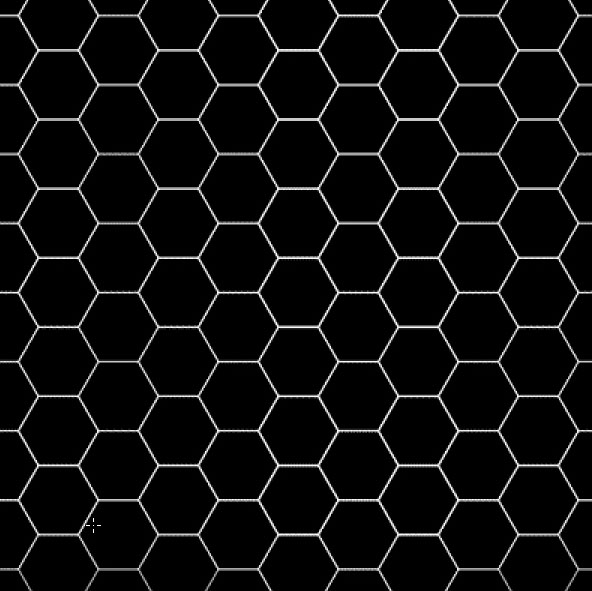
//> input picture Images/ape2.jpg, 592 x 591 px
$ ./harris   (built with g++ and OpenCV 4)
//> lines starting //> are read from the running program, lines starting //| are printed output that depends on the picture; after the words box and inside, x2 and y2 are one past the last pixel; in counts of white or black regions, pixels touching at a corner belong together
//> further down, src is the input picture: 591 rows x 592 cols, CV_8UC1; min 0, max 255, mean 13.7
#include <iostream>
#include <opencv2/opencv.hpp>

using namespace std;
using namespace cv;

Mat srcColor, g_x, g_y;

Mat BW(Mat src)
{
	Mat out = src.clone();

	for (int i = 0; i < src.rows; i++)
	{
		for (int j = 0; j < src.cols; j++)
		{
			if (src.at<uchar>(i, j) < 128)
				out.at<uchar>(i, j) = 0;
			else
				out.at<uchar>(i, j) = 255;
		}
	}
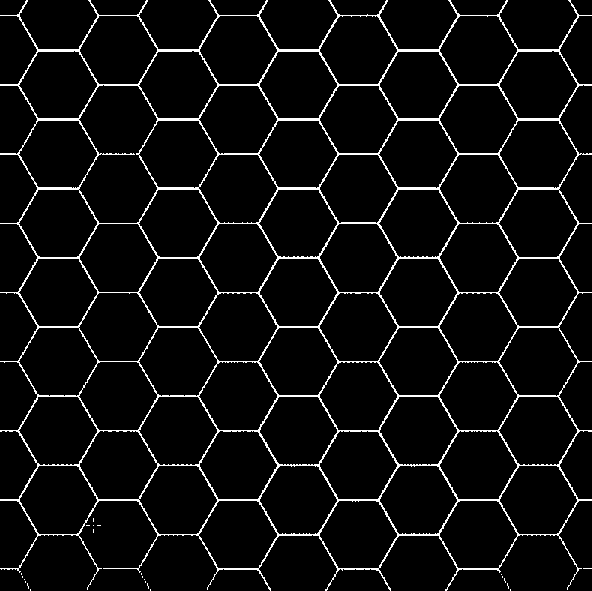
//> out: 591 rows x 592 cols, CV_8UC1; 5.2% white in thin lines or dots

	return out;
}

void roberts(Mat src)
{
	g_x = Mat(src.rows, src.cols, CV_32F);
	g_y = g_x.clone();

	for (int i = 0; i < src.rows - 1; i++)
	{
		for (int j = 0; j < src.cols - 1; j++)
		{
			g_x.at<float>(i, j) = src.at<uchar>(i + 1, j + 1) - src.at<uchar>(i, j);
			g_y.at<float>(i, j) = src.at<uchar>(i + 1, j) - src.at<uchar>(i, j + 1);
		}
	}
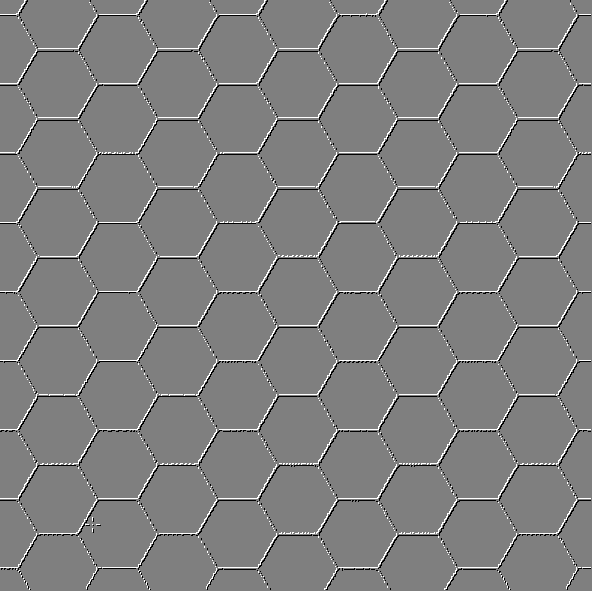
//> g_x: 591 rows x 592 cols, CV_32FC1; min -255, max 255, mean 0; drawn with min black and max white
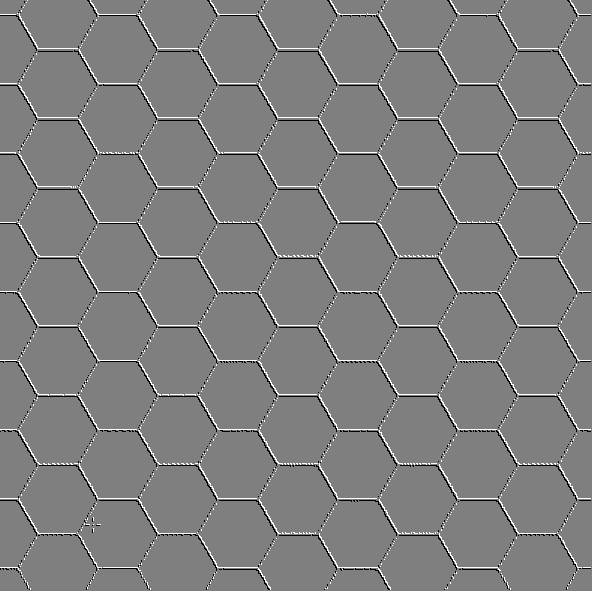
//> g_y: 591 rows x 592 cols, CV_32FC1; min -255, max 255, mean 0; drawn with min black and max white
}

void harris(Mat src, int T)
{
//> called with T = 8
	for (int i = 3; i < src.rows - 3; i++)
	{
		for (int j = 3; j < src.cols - 3; j++)
		{
			float C00 = 0, C11 = 0, C10 = 0, det, traccia;

			for (int x = -3; x < 4; x++)
			{
				for (int y = -3; y < 4; y++)
				{
					C00 += pow(g_x.at<float>(i + x, j + y), 2);
					C11 += pow(g_y.at<float>(i + x, j + y), 2);
					C10 += g_x.at<float>(i + x, j + y) * g_y.at<float>(i + x, j + y);
				}
			}

			det = (C00 * C11) - (C10 * C10);
			traccia = C00 + C11;
			double R = det - 0.04 * pow(traccia, 2);

			if (R > T * 1e+11)
				circle(srcColor, Point(j, i), 5, Scalar(0, 0, 255), 2, 8, 0);
		}
	}
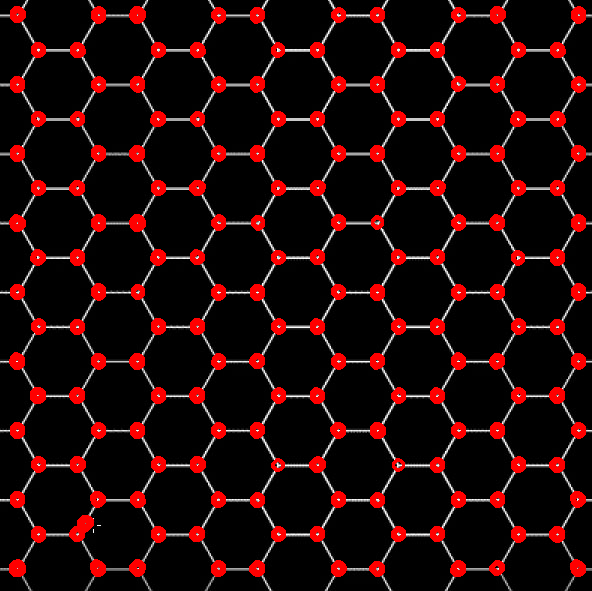
//> srcColor: 591 rows x 592 cols, CV_8UC3; 9.66% of pixels changed, all inside (x1, y1, x2, y2) = (9, 6, 586, 577)
}

int main()
{
	Mat src = imread("./Images/ape2.jpg", 0);
	srcColor = imread("./Images/ape2.jpg");

	src = BW(src);
	roberts(src);
	harris(src, 8);

	imshow("Harris", srcColor);
	waitKey(0);
}
